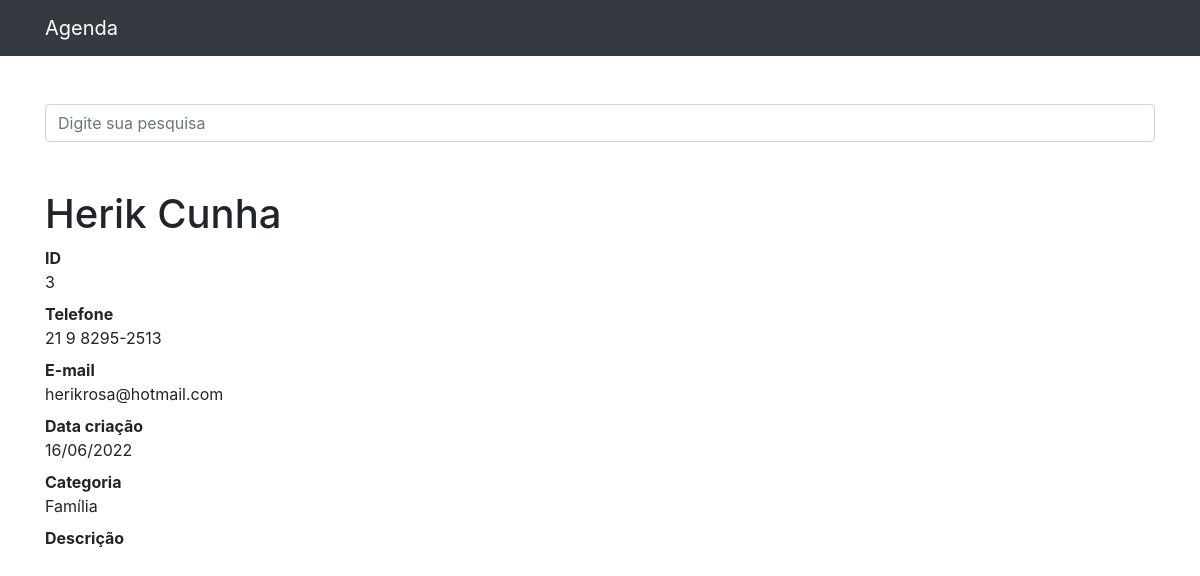
Page /3 on the committed database.
### contatos/models.py (models this page shows, shortened)
class Contato(models.Model):
    nome = models.CharField(max_length=225)
    sobrenome = models.CharField(max_length=225, blank=True)
    telefone = models.CharField(max_length=225)
    email = models.CharField(max_length=225, blank=True)
    data_criacao = models.DateTimeField(default=timezone.now)
    descricao = models.TextField(blank=True)
    categoria = models.ForeignKey(Categoria, on_delete=models.DO_NOTHING)
    mostrar = models.BooleanField(default=True)
    foto = models.ImageField(blank=True, upload_to='fotos/%Y/%m/')

class Categoria(models.Model):
    nome = models.CharField(max_length=225)
    def __str__(self):
        return self.nome

### contatos/views.py (the view)
# urls.py: path('<int:contato_id>', views.ver_contato, name='ver_contato'),
def ver_contato(request, contato_id):
    contato = get_object_or_404(Contato, id=contato_id)
    if not contato.mostrar:
        raise Http404()
    return render(request, 'contatos/ver_contato.html', {
        'contato': contato
    })

### contatos/templates/contatos/ver_contato.html (shortened to what this page needs)
{% extends 'base.html' %}
{%block conteudo%}
        <h1 class="mt-5">{{ contato.nome }}  {{ contato.sobrenome }}</h1>
        <dl>
          <dt>ID</dt>
          <dd>{{ contato.id }}</dd>
          <dt>Telefone</dt>
          <dd>{{ contato.telefone }}</dd>
          <dt>E-mail</dt>
          <dd>{{ contato.email }}</dd>
          <dt>Data criação</dt>
          <dd>{{ contato.data_criacao|date:'d/m/Y'  }}</dd>
          <dt>Categoria</dt>
          <dd>{{ contato.categoria }}</dd>
          <dt>Descrição</dt>
        </dl>
{%endblock%}

### rows in the picture
Contato: nome "Herik", sobrenome "Cunha", id "3", telefone "21 9 8295-2513", email "herikrosa@hotmail.com", data_criacao "16/06/2022", categoria "Família"
